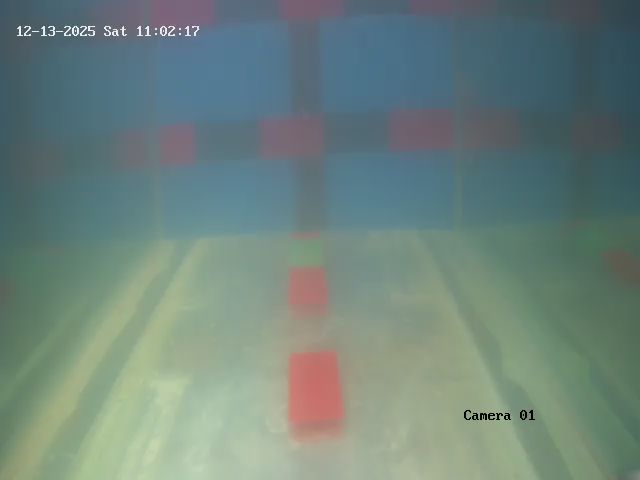
#> input picture Before_Story_PPT/second front view.jpeg, 640 x 480 px, given in place of 01_top_raw.jpg, which was not available
$ python make_stage_transition_board.py --stage-dir ../Before_Story_PPT
#> lines starting #> are read from the running program, lines starting #| are printed output that depends on the picture; after the words box and inside, x2 and y2 are one past the last pixel; in counts of white or black regions, pixels touching at a corner belong together; pictures that were not available may be replaced by others from this repository, and a replacement may not be noted
import argparse
from pathlib import Path

import cv2
import numpy as np


def _read(path: Path) -> np.ndarray:
    img = cv2.imread(str(path))
#> img is the input picture: shape (480, 640, 3); mean B, G, R 124.3, 131.1, 109.9
    if img is None:
        raise RuntimeError(f"Could not read image: {path}")
    return img


def _fit(img: np.ndarray, w: int, h: int) -> np.ndarray:
#> called with w = 420, h = 260
    return cv2.resize(img, (w, h), interpolation=cv2.INTER_AREA)
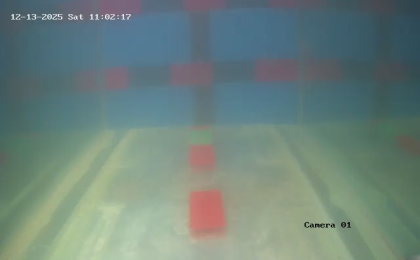
#> returned value: shape (260, 420, 3); mean of channels 0, 1, 2 124.3, 131.1, 109.9; drawn as B, G, R


def _tile(stages: list[tuple[str, Path]], title: str, out_path: Path, cell_w: int = 420, cell_h: int = 260, cols: int = 4) -> None:
    rows = (len(stages) + cols - 1) // cols
    pad = 18
    header_h = 70
    label_h = 38
    board_w = cols * cell_w + (cols + 1) * pad
    board_h = header_h + rows * (cell_h + label_h) + (rows + 1) * pad
    board = np.full((board_h, board_w, 3), 20, dtype=np.uint8)

    cv2.putText(board, title, (pad, 42), cv2.FONT_HERSHEY_SIMPLEX, 1.0, (240, 240, 240), 2, cv2.LINE_AA)

    for i, (label, path) in enumerate(stages):
        r = i // cols
        c = i % cols
        x0 = pad + c * (cell_w + pad)
        y0 = header_h + pad + r * (cell_h + label_h)
        img = _fit(_read(path), cell_w, cell_h)
        board[y0 : y0 + cell_h, x0 : x0 + cell_w] = img
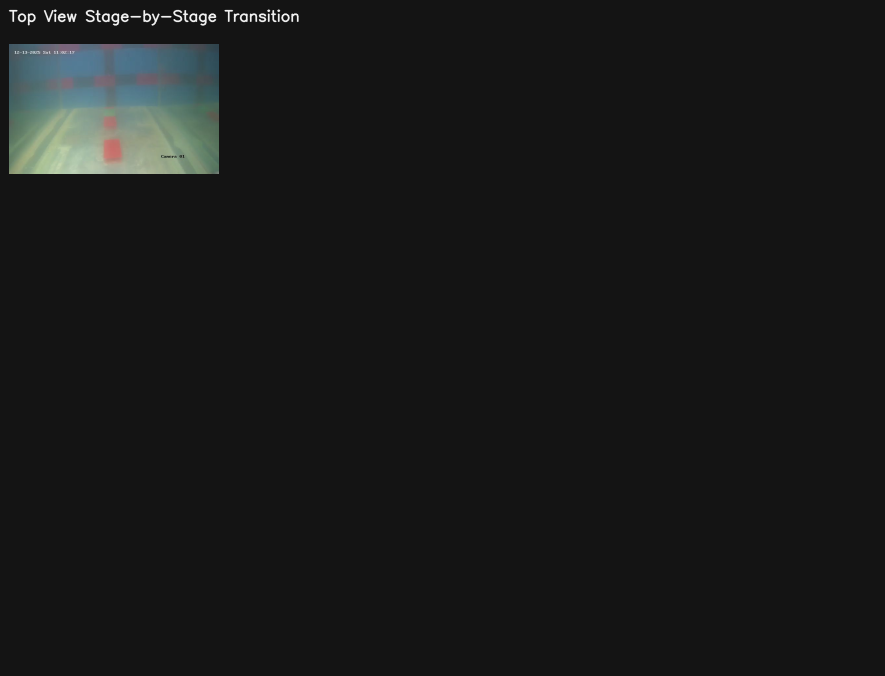
#> board: shape (1352, 1770, 3) (shown at 1/2 size); mean of channels 0, 1, 2 25.2, 25.5, 24.5; drawn as B, G, R
        cv2.rectangle(board, (x0, y0), (x0 + cell_w, y0 + cell_h), (80, 80, 80), 1)
#> board: shape (1352, 1770, 3); 0.06% of pixels changed, all inside (x1, y1, x2, y2) = (18, 88, 439, 349)
        cv2.putText(board, label, (x0 + 6, y0 + cell_h + 26), cv2.FONT_HERSHEY_SIMPLEX, 0.62, (230, 230, 230), 2, cv2.LINE_AA)
#> board: shape (1352, 1770, 3); mean of channels 0, 1, 2 25.2, 25.5, 24.6
#> pass 2 of the loop in _tile, `for i, (label, path) in enumerate(stages):`:
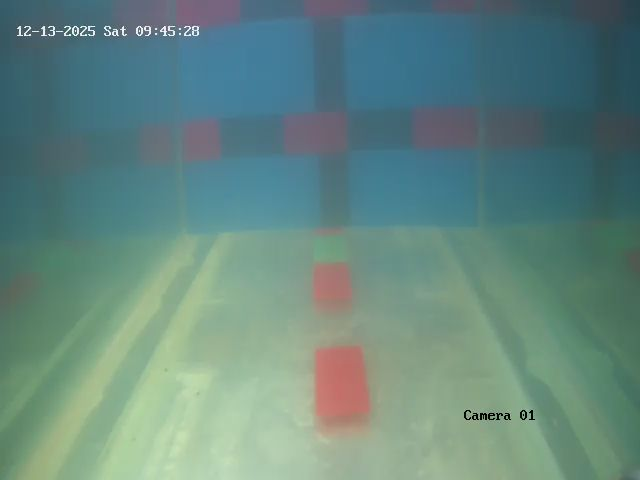
#> input picture Before_Story_PPT/front view.jpeg, 640 x 480 px, given in place of 02_top_background.jpg, which was not available
#> in _read, img is the input picture: shape (480, 640, 3); mean B, G, R 127.4, 134.9, 100.6
#> in _fit (call 2), `return cv2.resize(img, (w, h), interpolation=cv2.INTER_AREA)`:
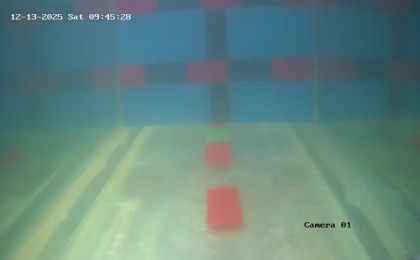
#> returned value: shape (260, 420, 3); mean of channels 0, 1, 2 127.4, 134.9, 100.6; drawn as B, G, R
#> in _tile, `cv2.putText(board, label, (x0 + 6, y0 + cell_h + 26), cv2.FONT_HERSHEY..`:
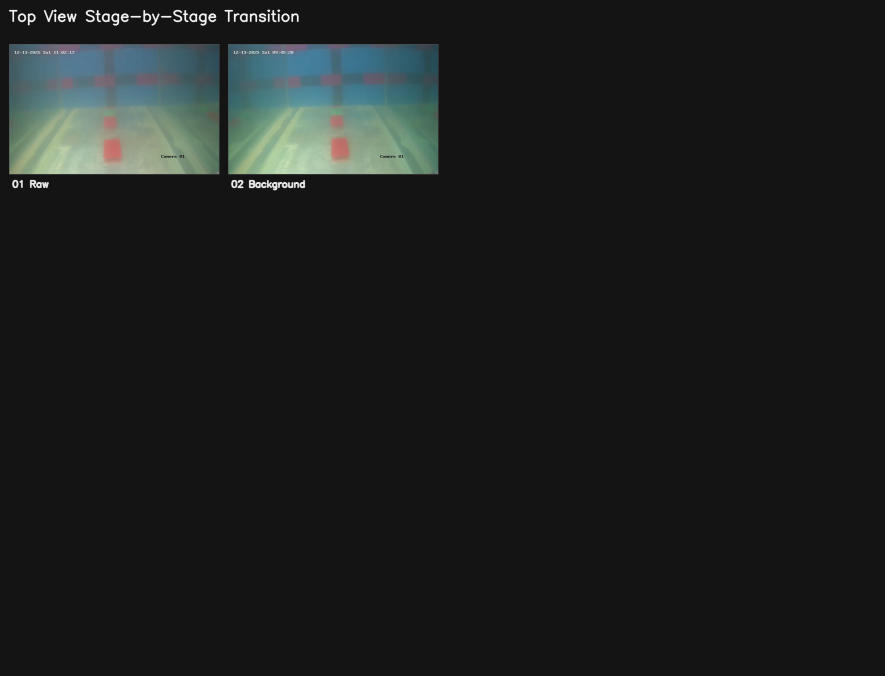
#> board: shape (1352, 1770, 3) (shown at 1/2 size); mean of channels 0, 1, 2 30.2, 30.9, 28.4; drawn as B, G, R

    out_path.parent.mkdir(parents=True, exist_ok=True)
    cv2.imwrite(str(out_path), board)


def main() -> int:
    ap = argparse.ArgumentParser()
    ap.add_argument("--stage-dir", required=True, help="Folder created by export_pipeline_stage_images.py, e.g. .../frame_000289")
    args = ap.parse_args()
    d = Path(args.stage_dir).resolve()

    top = [
        ("01 Raw", d / "01_top_raw.jpg"),
        ("02 Background", d / "02_top_background.jpg"),
        ("03 AbsDiff", d / "03_top_absdiff.jpg"),
        ("04 Diff Gray", d / "04_top_diff_gray.jpg"),
        ("05 Threshold", d / "05_top_threshold.jpg"),
        ("06 Exclude Mask", d / "06_top_exclude_mask.jpg"),
        ("07 After Exclude", d / "07_top_after_exclude.jpg"),
        ("08 Open", d / "08_top_open.jpg"),
        ("09 Close", d / "09_top_close.jpg"),
        ("10 Erode", d / "10_top_erode.jpg"),
        ("11 Dilate", d / "11_top_dilate.jpg"),
        ("12 Components", d / "12_top_components.jpg"),
        ("13 Geometry Overlay", d / "13_top_geometry_overlay.jpg"),
        ("40 Final Mask", d / "40_top_final_mask.png"),
    ]

    front = [
        ("21 Raw", d / "21_front_raw.jpg"),
        ("22 Background", d / "22_front_background.jpg"),
        ("23 AbsDiff", d / "23_front_absdiff.jpg"),
        ("24 Diff Gray", d / "24_front_diff_gray.jpg"),
        ("25 Threshold", d / "25_front_threshold.jpg"),
        ("26 Exclude Mask", d / "26_front_exclude_mask.jpg"),
        ("27 After Exclude", d / "27_front_after_exclude.jpg"),
        ("28 Open", d / "28_front_open.jpg"),
        ("29 Close", d / "29_front_close.jpg"),
        ("30 Erode", d / "30_front_erode.jpg"),
        ("31 Dilate", d / "31_front_dilate.jpg"),
        ("32 Components", d / "32_front_components.jpg"),
        ("33 Height Overlay", d / "33_front_height_overlay.jpg"),
        ("41 Final Mask", d / "41_front_final_mask.png"),
    ]

    _tile(top, "Top View Stage-by-Stage Transition", d / "TOP_STAGE_TRANSITION_BOARD.jpg")
    _tile(front, "Front View Stage-by-Stage Transition", d / "FRONT_STAGE_TRANSITION_BOARD.jpg")
    print("Saved:")
    print(d / "TOP_STAGE_TRANSITION_BOARD.jpg")
    print(d / "FRONT_STAGE_TRANSITION_BOARD.jpg")
    return 0


if __name__ == "__main__":
#> (the run stopped early here; a loop or call above may not have finished)
